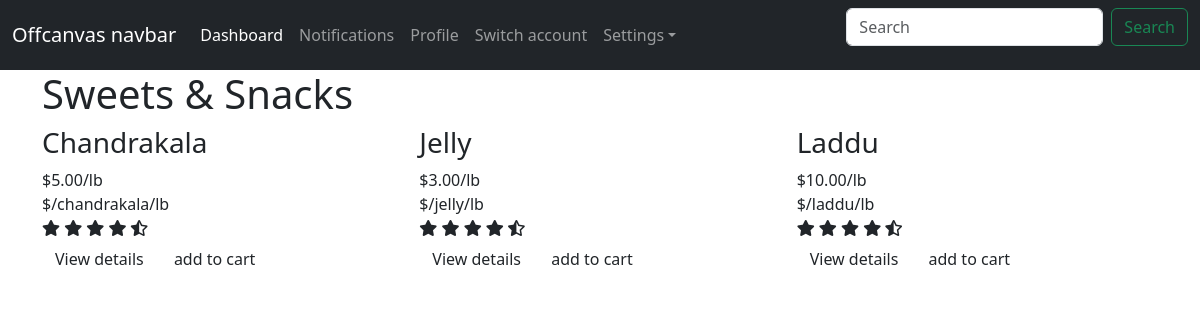
Page /shop/sweets-snacks/ on the committed database.
### store/models.py (models this page shows, shortened)
class Category(models.Model):
    name = models.CharField(max_length=255, db_index=True)
    slug = models.SlugField(max_length=255, unique=True)
    is_active = models.BooleanField(default=True)
    class Meta:
        verbose_name_plural = 'categories'
    def get_absolute_url(self):
        return reverse("store:category_list", args=[self.slug])

class Product(models.Model):
    category = models.ForeignKey(Category, related_name='product', on_delete=models.CASCADE)
    created_by = models.ForeignKey(User, on_delete=models.CASCADE, related_name='product_creator')
    title = models.CharField(max_length=255, default='admin')
    author = models.CharField(max_length=255, blank=True)
    description = models.TextField(blank=True)
    slug = models.SlugField(max_length=255)
    price = models.DecimalField(max_digits=6, decimal_places=2)
    in_stock = models.BooleanField(default=True)
    is_active = models.BooleanField(default=True)
    created = models.DateTimeField(auto_now_add=True)
    updated = models.DateTimeField(auto_now_add=True)
    objects = models.Manager()
    products = ProductManager()
    class Meta:
        verbose_name_plural = 'Products'
        ordering = ('-created',)
    def get_absolute_url(self):
        return reverse('store:product_detail', args=[self.slug])

### store/views.py (the view)
# urls.py: path('shop/<slug:category_slug>/', views.category_list, name='category_list'),
def category_list(request,category_slug):
    category = get_object_or_404(Category, slug=category_slug)
    products = Product.objects.filter(category=category)
    return render(request, 'store/products/category.html', {'category': category, 'products': products})

### basket/basket.py (called while the page is built)
    def __len__(self):
        return sum(item["qty"] for item in self.basket.values())

### basket/context_processors.py (called while the page is built)
def basket(request):
    return {'basket': Basket(request)}

### store/context_processors.py (called while the page is built)
def categories(request):
    return {
        'categories': Category.objects.all()
    }

### templates/store/products/category.html (shortened to what this page needs)
{% extends "store/base.html" %}
{% load static %}
{% block content %}
<section class="products" id="products" xmlns="http://www.w3.org/1999/html">
    <div class="container" style="margin-top: 70px;">
        <h1 class="heading"> {{category.name}} </h1>
        <div class="row row-cols-1 row-cols-sm-2 row-cols-md-3 g-3">
            {% for product in products %}
            <div class="col">
                <div class="swiper product-slider">
                    <div class="swiper-wrapper">
                        <div class="swiper-slide box">
                            <h3>{{product.title}}</h3>
                            <div class="price"> ${{product.price}}/lb</div>
                            <div class="price"> ${{product.get_absolute_url}}/lb</div>
                            <div class="stars">
                                <i class="fas fa-star"></i>
                                <i class="fas fa-star"></i>
                                <i class="fas fa-star"></i>
                                <i class="fas fa-star"></i>
                                <i class="fas fa-star-half-alt"></i>
                            </div>
                            <a href="{{ product.get_absolute_url }}" class="btn">View details</a>
                            <a href="#" class="btn">add to cart</a>
                        </div>
                    </div>
                </div>
            </div>
            {% endfor %}
        </div>
    </div>
</section>
{% endblock %}

### rows in the picture
Category: name "Sweets & Snacks"
Product: title "Chandrakala", price "5.00", get_absolute_url "/chandrakala"
Product: title "Jelly", price "3.00", get_absolute_url "/jelly"
Product: title "Laddu", price "10.00", get_absolute_url "/laddu"
